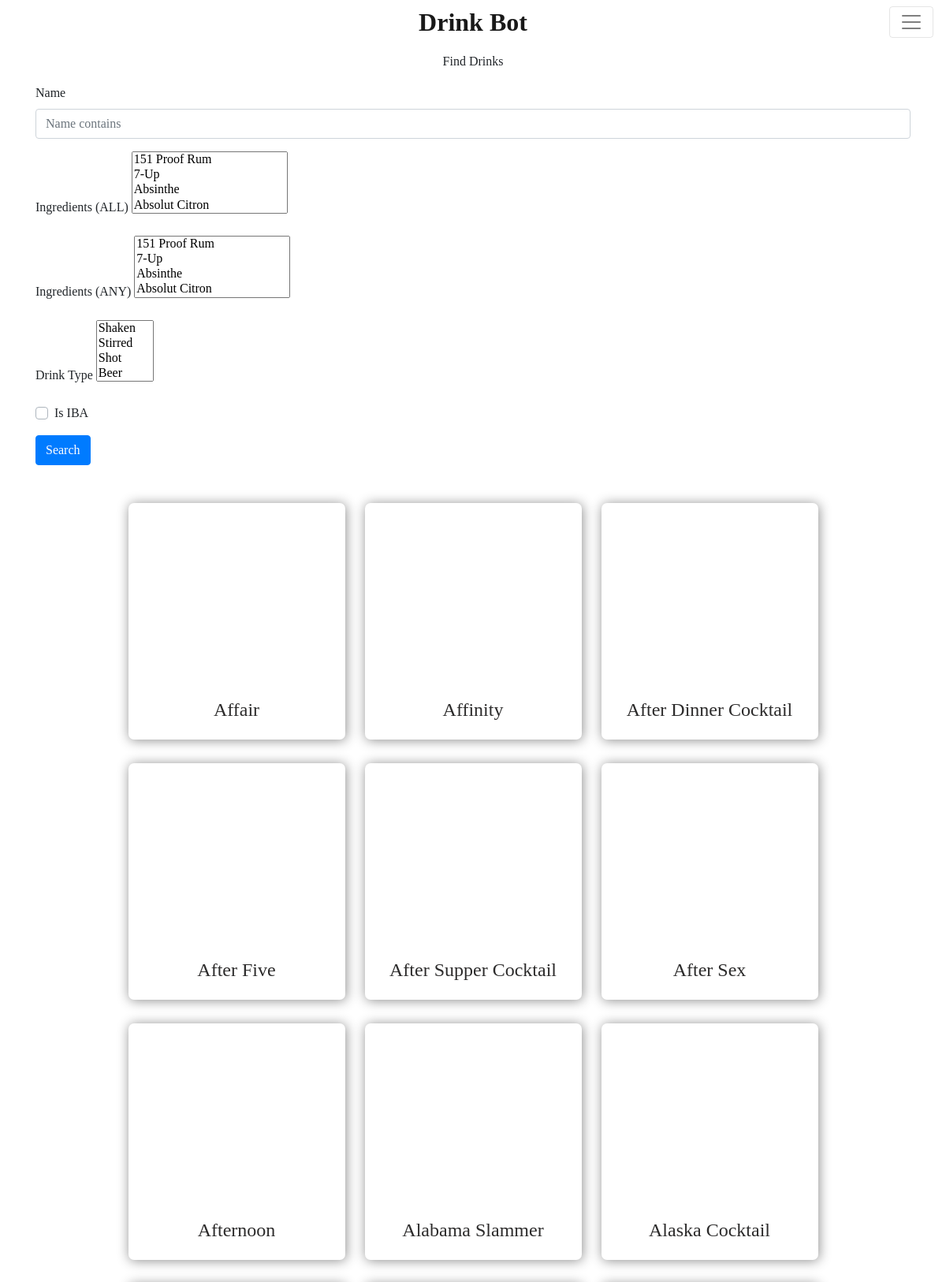
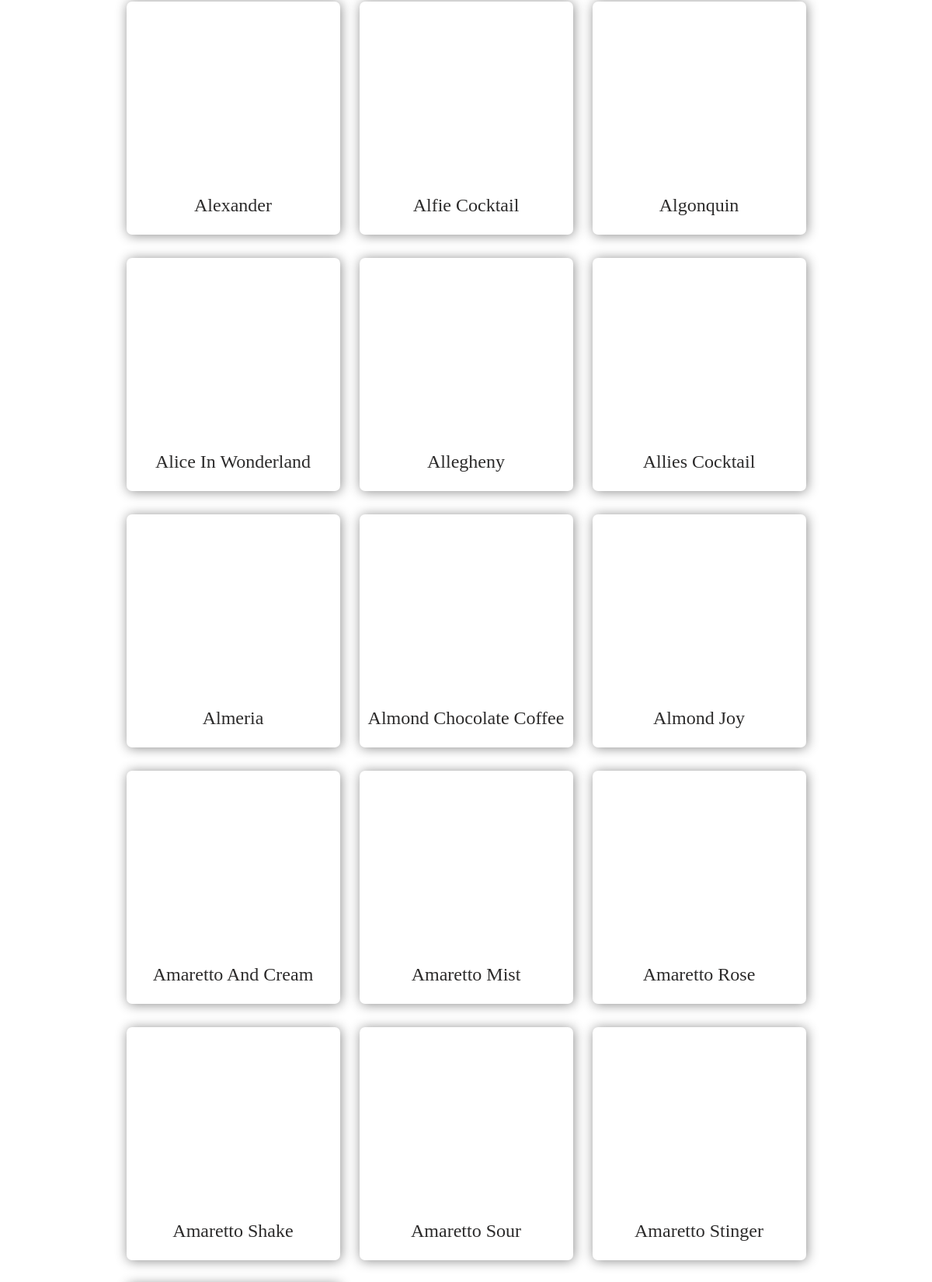
The app's page /all-drinks/?page=3 (upper part) with its own data (2 pictures, top to bottom).
### drink_app/models.py (models this page shows, shortened)
class Drink(models.Model):
    name = models.CharField(max_length=100)
    category = models.CharField(max_length=100)
    date_modified = models.CharField(max_length=100)
    drink_alternate = models.CharField(max_length=100)
    garnish1 = models.CharField(max_length=100)
    garnish2 = models.CharField(max_length=100)
    glass = models.CharField(max_length=100)
    iba = models.CharField(max_length=100)
    ingredient1 = models.CharField(max_length=100)
    ingredient2 = models.CharField(max_length=100)
    ingredient3 = models.CharField(max_length=100)
    ingredient4 = models.CharField(max_length=100)
    ingredient5 = models.CharField(max_length=100)
    ingredient6 = models.CharField(max_length=100)
    ingredient7 = models.CharField(max_length=100)
    ingredient8 = models.CharField(max_length=100)
    instructions = models.TextField()
    measure1 = models.CharField(max_length=100)
    measure2 = models.CharField(max_length=100)
    measure3 = models.CharField(max_length=100)
    measure4 = models.CharField(max_length=100)
    measure5 = models.CharField(max_length=100)
    measure6 = models.CharField(max_length=100)
    measure7 = models.CharField(max_length=100)
    measure8 = models.CharField(max_length=100)
    non_pump_ingr1 = models.CharField(max_length=100)
    non_pump_ingr2 = models.CharField(max_length=100)
    non_pump_ingr3 = models.CharField(max_length=100)
    non_pump_meas1 = models.CharField(max_length=100)
    non_pump_meas2 = models.CharField(max_length=100)
    non_pump_meas3 = models.CharField(max_length=100)
    tags = models.CharField(max_length=100)
    thumbnail = models.URLField(max_length=300)
    mix_type = models.CharField(max_length=100)
    substitute1 = models.CharField(max_length=100,default='None')
    substitute2 = models.CharField(max_length=100,default='None')
    substitute3 = models.CharField(max_length=100,default='None')
    substitute4 = models.CharField(max_length=100,default='None')
    substitute5 = models.CharField(max_length=100,default='None')
    substitute6 = models.CharField(max_length=100,default='None')
    substitute7 = models.CharField(max_length=100,default='None')
    substitute8 = models.CharField(max_length=100,default='None')
    def get_meas(self):
        all_meas = [self.measure1,self.measure2,self.measure3,self.measure4,self.measure5,self.measure6,
                self.measure7,self.measure8,self.non_pump_meas1,self.non_pump_meas2,self.non_pump_meas3]
        measures = []
        for meas in all_meas:
            if meas != 'None':
                measures.append(meas)
        return measures
    def get_ingrs_subs(self):
        all_ingr = [self.ingredient1,self.ingredient2,self.ingredient3,self.ingredient4,self.ingredient5,self.ingredient6,
                self.ingredient7,self.ingredient8,self.non_pump_ingr1,self.non_pump_ingr2,self.non_pump_ingr3]
        all_subs = [self.substitute1,self.substitute2,self.substitute3,self.substitute4,self.substitute5,self.substitute6,
                self.substitute7,self.substitute8,'None','None','None']
        ingrs_subs = []
        for ingr,sub in zip(all_ingr,all_subs):
            if ingr != 'None':
                ingrs_subs.append((ingr,sub))
        return ingrs_subs

### drink_app/views.py (the view)
# urls.py: path('all-drinks/', views.all_drinks, name='all-drinks')
def all_drinks(request):
    drinks = Drink.objects.all().order_by('name')
    name_contains = request.GET.get('name_contains')
    is_iba = request.GET.get('is_iba')
    ingredients = request.GET.getlist('ingredients-all')
    ingredients_any = request.GET.getlist('ingredients-any')
    drink_type = request.GET.getlist('type')
    if name_contains != '' and name_contains is not None:
        drinks = drinks.filter(name__icontains=name_contains)
    if drink_type and drink_type is not None:
        drinks = drinks.filter(mix_type__in=drink_type)
    if is_iba == 'on':
        drinks = drinks.exclude(iba__exact='None')
    if ingredients and ingredients is not None:
        drinks = [drink for drink in drinks if set(ingredients).issubset(set(drink.get_ingrs()))]
    if ingredients_any and ingredients_any is not None:
        drinks = [drink for drink in drinks if set(ingredients_any).intersection(set(drink.get_ingrs()))]
    paginator = Paginator(drinks, 25) # Show 25 contacts per page.
    page_number = request.GET.get('page')
    page_obj = paginator.get_page(page_number)
    context = {
        'drinks': page_obj ,
        'ingrs': Ingredient.objects.all().order_by('name')
        }
    return render(request,'drink_app/all_drinks.html', context)

### drink_app/templatetags/drink_app_extras.py (called while the page is built)
@register.simple_tag
def url_replace(request, field, value):
    dict_ = request.GET.copy()
    dict_[field] = value
    return dict_.urlencode()

### drink_app/templates/drink_app/all_drinks.html (shortened to what this page needs)
{% extends "drink_app/base.html" %}
{% load drink_app_extras %}
{% block content %}
<link rel="stylesheet" href="https://cdn.jsdelivr.net/npm/multiple-select-js/dist/css/multiple-select.css">
    <div class="intro-sec">
        <div class="home-heading-div">
            <p class="paragraph1">Find Drinks</p>
        </div>
    </div>
    <div class="filter-section container d-flex flex-column justify-content-center mb-5">
        <form method="GET" action=".">
            <div class="form-row">
                <div class="form-group col-md-12">
                  <label for="inputAddress">Name</label>
                  <input type="text" class="form-control" id="name" placeholder="Name contains" type="search" name="name_contains">
                </div>
            </div>
            <div class="form-row">
                <div class="form-group col-md-12">
                    <label for="select-ingredient">Ingredients (ALL)</label>
                    <select id="select-multiple-ingr-all" name="ingredients-all" multiple>
                      {% for ingr in ingrs %}
                          <option value="{{ ingr.name }}">{{ ingr.name|title }}</option>
                      {% endfor %}
                    </select>
                </div>
            </div>
            <div class="form-row">
                <div class="form-group col-md-12">
                    <label for="select-ingredient">Ingredients (ANY)</label>
                    <select id="select-multiple-ingr-any" name="ingredients-any" multiple>
                      {% for ingr in ingrs %}
                          <option value="{{ ingr.name }}">{{ ingr.name|title }}</option>
                      {% endfor %}
                    </select>
                </div>
            </div>
            <div class="form-row">
                <div class="form-group col-md-12">
                    <label for="select-type">Drink Type</label>
                    <select id="select-multiple-type" name="type" multiple>
                        <option value="shaken">Shaken</option>
                        <option value="stirred">Stirred</option>
                        <option value="shot">Shot</option>
                        <option value="beer">Beer</option>
                        <option value="tea">Tea</option>
                    </select>
                </div>
            </div>
            <div class="form-check custom-control custom-checkbox col-md-12">
              <label class="custom-control-label" for="iba">Is IBA</label>
            </div>
            <button type="submit" class="btn btn-primary mt-3">Search</button>
        </form>
    </div>
    <div class="drink_select_sec">
        <div class="drink_grid_wrapper">
            <div class="drinks_grid">
                {% for drink in drinks %}
                    <a data-toggle="modal" href="#Modal{{ forloop.counter0 }}" class="drink_block">
                        <div class="image_div" style="background:url('{{drink.thumbnail}}'); background-size: cover;background-position: 50% 20%;background-repeat: no-repeat;">
                        </div>
                        <div class="drink_text_div">
                            <h2 class="drink_name">{{ drink.name|title }}</h2>
                        </div>
                    </a>
                {% endfor %}
            </div>
        </div>
    </div>
{% endblock content%}

### drink_app/static/drink_app/styles.css (style rules this page uses)
.paragraph1 { text-align: center; margin-top: 10px; }
.body { font-family: Georgia, Times, 'Times New Roman', serif; }
.drink_block { width: 275px; height: 300px; border-radius: 7px; box-shadow: 1px 1px 15px 0 #8d8d8d; text-decoration: none !important; transition: transform 0.3s ease-in-out; }
.image_div { height: 75%; border-top-left-radius: 7px; border-top-right-radius: 7px; background-position: 50% 50%; background-size: cover; background-repeat: no-repeat; }
.drink_text_div { height: 25%; display: flex; justify-content: center; align-items: center; flex-direction: column; justify-items: center; align-content: center; }
.drinks_grid { display: grid; grid-gap: 30px; column-gap: 50px; grid-template-columns: repeat(auto-fit, minmax(250px, .25fr)); grid-auto-rows: 300px; grid-auto-flow: row dense; align-content: center !important; justify-content: center !important; align-items: center !important; justify-items: center !important; width: 90vw; max-width: 1600px; }
.drink_select_sec { display: flex; justify-content: center; align-items: center; flex-direction: column; margin-top: 0px; margin-bottom: 40px; }
.drink_grid_wrapper { display: flex; justify-content: center; align-items: stretch; flex-direction: row; }
.drink_name { text-align: center; color: #2c2b2b; text-decoration: none; margin: 0px 10px; font-size: 24px; }
.home-heading-div { display: flex; align-content: center; justify-content: center; align-items: center; justify-items: center; flex-direction: column; }
.form-row { display: flex; align-content: center; justify-content: left; align-items: left; justify-items: center; flex-direction: row; }

### records on screen
Drink: name "Affair"
Drink: name "Affinity"
Drink: name "After Dinner Cocktail"
Drink: name "After Five"
Drink: name "After Supper Cocktail"
Drink: name "After Sex"
Drink: name "Afternoon"
Drink: name "Alabama Slammer"
Drink: name "Alaska Cocktail"
Drink: name "Alexander"
Drink: name "Alfie Cocktail"
Drink: name "Algonquin"
Drink: name "Alice In Wonderland"
Drink: name "Allegheny"
Drink: name "Allies Cocktail"
Drink: name "Almeria"
Drink: name "Almond Chocolate Coffee"
Drink: name "Almond Joy"
Drink: name "Amaretto And Cream"
Drink: name "Amaretto Mist"
Drink: name "Amaretto Rose"
Drink: name "Amaretto Shake"
Drink: name "Amaretto Sour"
Drink: name "Amaretto Stinger"
